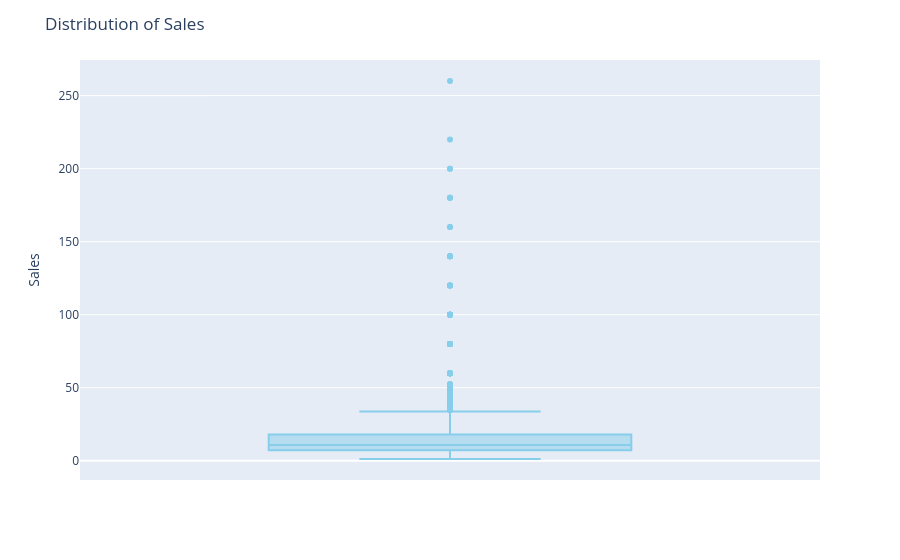
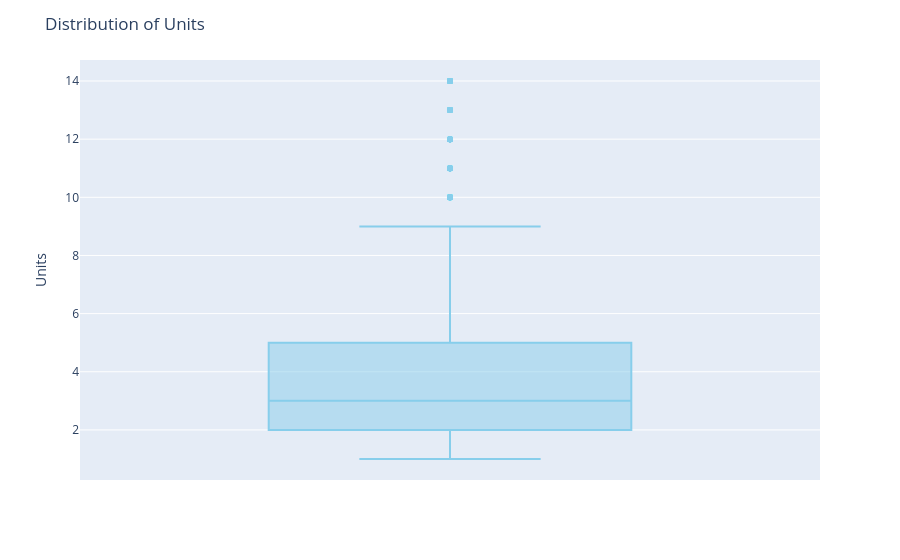
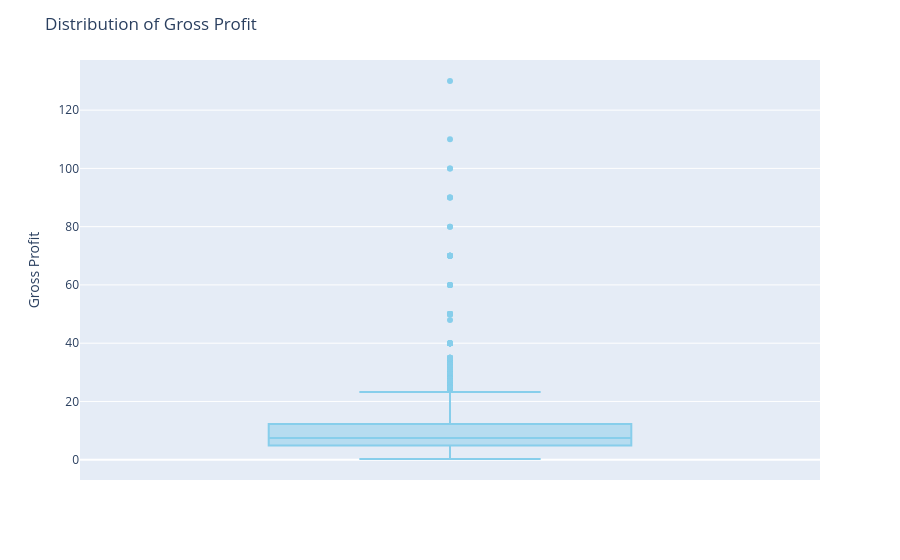
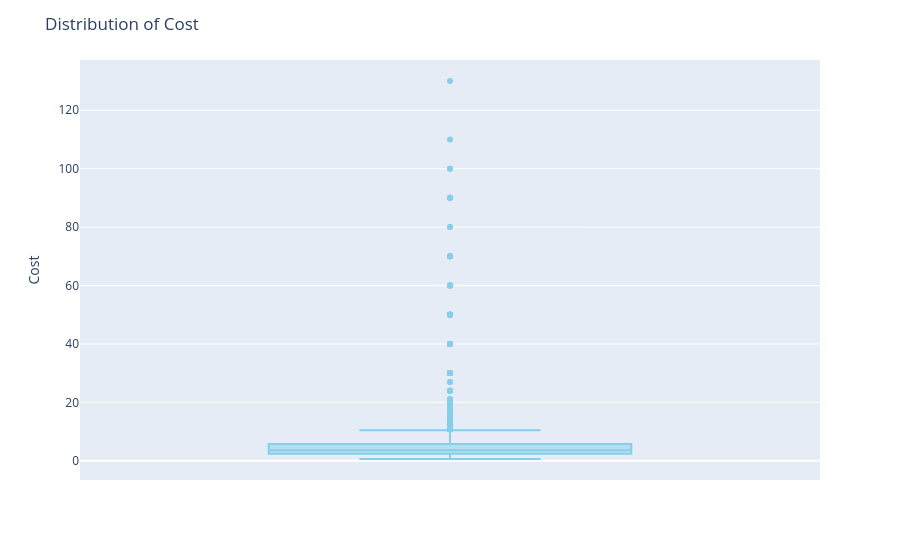

The notebook cell saved with these charts, in order:
### Code cell
plot_numeric_distributions(df, numeric_data)

### Figure 1 — Plotly figure (JSON) as saved in the notebook; plotly's stock layout.template omitted (floating-point values rounded to 4 significant figures; data arrays with more than 128 entries replaced by an {"elided": "..."} marker saying what was removed)
{"data": [{"alignmentgroup": "True", "hovertemplate": "Sales=%{y}<extra></extra>", "legendgroup": "", "marker": {"color": "skyblue"}, "name": "", "notched": false, "offsetgroup": "", "orientation": "v", "showlegend": false, "type": "box", "x0": " ", "xaxis": "x", "y": {"elided": "10194 float values"}, "y0": " ", "yaxis": "y"}], "layout": {"boxmode": "group", "legend": {"tracegroupgap": 0}, "margin": {"t": 60}, "title": {"text": "Distribution of Sales"}, "xaxis": {"anchor": "y", "domain": [0, 1]}, "yaxis": {"anchor": "x", "domain": [0, 1], "title": {"text": "Sales"}}}}

### Figure 2 — Plotly figure (JSON) as saved in the notebook; plotly's stock layout.template omitted (floating-point values rounded to 4 significant figures; data arrays with more than 128 entries replaced by an {"elided": "..."} marker saying what was removed)
{"data": [{"alignmentgroup": "True", "hovertemplate": "Units=%{y}<extra></extra>", "legendgroup": "", "marker": {"color": "skyblue"}, "name": "", "notched": false, "offsetgroup": "", "orientation": "v", "showlegend": false, "type": "box", "x0": " ", "xaxis": "x", "y": {"elided": "10194 int values"}, "y0": " ", "yaxis": "y"}], "layout": {"boxmode": "group", "legend": {"tracegroupgap": 0}, "margin": {"t": 60}, "title": {"text": "Distribution of Units"}, "xaxis": {"anchor": "y", "domain": [0, 1]}, "yaxis": {"anchor": "x", "domain": [0, 1], "title": {"text": "Units"}}}}

### Figure 3 — Plotly figure (JSON) as saved in the notebook; plotly's stock layout.template omitted (floating-point values rounded to 4 significant figures; data arrays with more than 128 entries replaced by an {"elided": "..."} marker saying what was removed)
{"data": [{"alignmentgroup": "True", "hovertemplate": "Gross Profit=%{y}<extra></extra>", "legendgroup": "", "marker": {"color": "skyblue"}, "name": "", "notched": false, "offsetgroup": "", "orientation": "v", "showlegend": false, "type": "box", "x0": " ", "xaxis": "x", "y": {"elided": "10194 float values"}, "y0": " ", "yaxis": "y"}], "layout": {"boxmode": "group", "legend": {"tracegroupgap": 0}, "margin": {"t": 60}, "title": {"text": "Distribution of Gross Profit"}, "xaxis": {"anchor": "y", "domain": [0, 1]}, "yaxis": {"anchor": "x", "domain": [0, 1], "title": {"text": "Gross Profit"}}}}

### Figure 4 — Plotly figure (JSON) as saved in the notebook; plotly's stock layout.template omitted (floating-point values rounded to 4 significant figures; data arrays with more than 128 entries replaced by an {"elided": "..."} marker saying what was removed)
{"data": [{"alignmentgroup": "True", "hovertemplate": "Cost=%{y}<extra></extra>", "legendgroup": "", "marker": {"color": "skyblue"}, "name": "", "notched": false, "offsetgroup": "", "orientation": "v", "showlegend": false, "type": "box", "x0": " ", "xaxis": "x", "y": {"elided": "10194 float values"}, "y0": " ", "yaxis": "y"}], "layout": {"boxmode": "group", "legend": {"tracegroupgap": 0}, "margin": {"t": 60}, "title": {"text": "Distribution of Cost"}, "xaxis": {"anchor": "y", "domain": [0, 1]}, "yaxis": {"anchor": "x", "domain": [0, 1], "title": {"text": "Cost"}}}}
